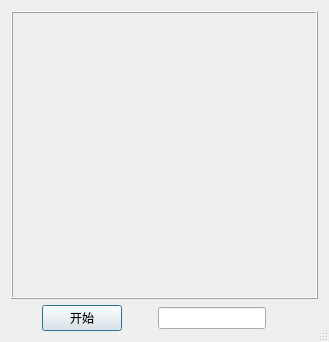
<?xml version="1.0" encoding="UTF-8"?>
<ui version="4.0">
 <class>ErnieDialog</class>
 <widget class="QDialog" name="ErnieDialog">
  <property name="geometry">
   <rect>
    <x>0</x>
    <y>0</y>
    <width>329</width>
    <height>342</height>
   </rect>
  </property>
  <property name="windowTitle">
   <string>摇奖器</string>
  </property>
  <property name="sizeGripEnabled">
   <bool>true</bool>
  </property>
  <property name="modal">
   <bool>true</bool>
  </property>
  <layout class="QVBoxLayout" name="verticalLayout">
   <item>
    <widget class="QFrame" name="frame">
     <property name="sizePolicy">
      <sizepolicy hsizetype="Preferred" vsizetype="Expanding">
       <horstretch>0</horstretch>
       <verstretch>0</verstretch>
      </sizepolicy>
     </property>
     <property name="frameShape">
      <enum>QFrame::Box</enum>
     </property>
     <property name="frameShadow">
      <enum>QFrame::Raised</enum>
     </property>
    </widget>
   </item>
   <item>
    <layout class="QHBoxLayout" name="horizontalLayout">
     <item>
      <spacer name="horizontalSpacer">
       <property name="orientation">
        <enum>Qt::Horizontal</enum>
       </property>
       <property name="sizeHint" stdset="0">
        <size>
         <width>24</width>
         <height>17</height>
        </size>
       </property>
      </spacer>
     </item>
     <item>
      <widget class="QPushButton" name="pushButton">
       <property name="text">
        <string>开始</string>
       </property>
      </widget>
     </item>
     <item>
      <spacer name="horizontalSpacer_4">
       <property name="orientation">
        <enum>Qt::Horizontal</enum>
       </property>
       <property name="sizeHint" stdset="0">
        <size>
         <width>18</width>
         <height>20</height>
        </size>
       </property>
      </spacer>
     </item>
     <item>
      <widget class="QLineEdit" name="m_name">
       <property name="sizePolicy">
        <sizepolicy hsizetype="Expanding" vsizetype="Fixed">
         <horstretch>0</horstretch>
         <verstretch>0</verstretch>
        </sizepolicy>
       </property>
       <property name="alignment">
        <set>Qt::AlignCenter</set>
       </property>
       <property name="readOnly">
        <bool>true</bool>
       </property>
      </widget>
     </item>
     <item>
      <spacer name="horizontalSpacer_2">
       <property name="orientation">
        <enum>Qt::Horizontal</enum>
       </property>
       <property name="sizeHint" stdset="0">
        <size>
         <width>52</width>
         <height>17</height>
        </size>
       </property>
      </spacer>
     </item>
    </layout>
   </item>
  </layout>
 </widget>
 <layoutdefault spacing="6" margin="11"/>
 <resources/>
 <connections/>
</ui>
